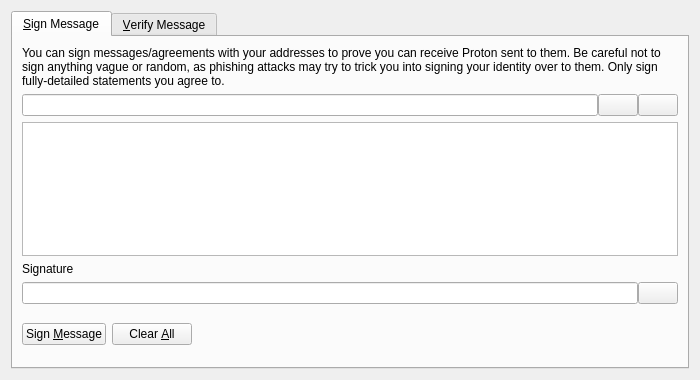
<?xml version="1.0" encoding="UTF-8"?>
<ui version="4.0">
 <class>SignVerifyMessageDialog</class>
 <widget class="QDialog" name="SignVerifyMessageDialog">
  <property name="geometry">
   <rect>
    <x>0</x>
    <y>0</y>
    <width>700</width>
    <height>380</height>
   </rect>
  </property>
  <property name="windowTitle">
   <string>Signatures - Sign / Verify a Message</string>
  </property>
  <property name="modal">
   <bool>true</bool>
  </property>
  <layout class="QVBoxLayout" name="verticalLayout">
   <item>
    <widget class="QTabWidget" name="tabWidget">
     <property name="currentIndex">
      <number>0</number>
     </property>
     <widget class="QWidget" name="tabSignMessage">
      <attribute name="title">
       <string>&amp;Sign Message</string>
      </attribute>
      <layout class="QVBoxLayout" name="verticalLayout_SM">
       <item>
        <widget class="QLabel" name="infoLabel_SM">
         <property name="text">
          <string>You can sign messages/agreements with your addresses to prove you can receive Proton sent to them. Be careful not to sign anything vague or random, as phishing attacks may try to trick you into signing your identity over to them. Only sign fully-detailed statements you agree to.</string>
         </property>
         <property name="textFormat">
          <enum>Qt::PlainText</enum>
         </property>
         <property name="wordWrap">
          <bool>true</bool>
         </property>
        </widget>
       </item>
       <item>
        <layout class="QHBoxLayout" name="horizontalLayout_1_SM">
         <property name="spacing">
          <number>0</number>
         </property>
         <item>
          <widget class="QValidatedLineEdit" name="addressIn_SM">
           <property name="toolTip">
            <string>The Proton address to sign the message with</string>
           </property>
          </widget>
         </item>
         <item>
          <widget class="QPushButton" name="addressBookButton_SM">
           <property name="toolTip">
            <string>Choose previously used address</string>
           </property>
           <property name="text">
            <string/>
           </property>
           <property name="shortcut">
            <string>Alt+A</string>
           </property>
           <property name="autoDefault">
            <bool>false</bool>
           </property>
          </widget>
         </item>
         <item>
          <widget class="QPushButton" name="pasteButton_SM">
           <property name="toolTip">
            <string>Paste address from clipboard</string>
           </property>
           <property name="text">
            <string/>
           </property>
           <property name="shortcut">
            <string>Alt+P</string>
           </property>
           <property name="autoDefault">
            <bool>false</bool>
           </property>
          </widget>
         </item>
        </layout>
       </item>
       <item>
        <widget class="QPlainTextEdit" name="messageIn_SM">
         <property name="toolTip">
          <string>Enter the message you want to sign here</string>
         </property>
        </widget>
       </item>
       <item>
        <widget class="QLabel" name="signatureLabel_SM">
         <property name="text">
          <string>Signature</string>
         </property>
         <property name="textFormat">
          <enum>Qt::PlainText</enum>
         </property>
        </widget>
       </item>
       <item>
        <layout class="QHBoxLayout" name="horizontalLayout_2_SM">
         <property name="spacing">
          <number>0</number>
         </property>
         <item>
          <widget class="QLineEdit" name="signatureOut_SM">
           <property name="font">
            <font>
             <italic>true</italic>
            </font>
           </property>
           <property name="readOnly">
            <bool>true</bool>
           </property>
          </widget>
         </item>
         <item>
          <widget class="QPushButton" name="copySignatureButton_SM">
           <property name="toolTip">
            <string>Copy the current signature to the system clipboard</string>
           </property>
           <property name="text">
            <string/>
           </property>
           <property name="autoDefault">
            <bool>false</bool>
           </property>
          </widget>
         </item>
        </layout>
       </item>
       <item>
        <layout class="QHBoxLayout" name="horizontalLayout_3_SM">
         <item>
          <widget class="QPushButton" name="signMessageButton_SM">
           <property name="toolTip">
            <string>Sign the message to prove you own this Proton address</string>
           </property>
           <property name="text">
            <string>Sign &amp;Message</string>
           </property>
           <property name="autoDefault">
            <bool>false</bool>
           </property>
          </widget>
         </item>
         <item>
          <widget class="QPushButton" name="clearButton_SM">
           <property name="toolTip">
            <string>Reset all sign message fields</string>
           </property>
           <property name="text">
            <string>Clear &amp;All</string>
           </property>
           <property name="autoDefault">
            <bool>false</bool>
           </property>
          </widget>
         </item>
         <item>
          <spacer name="horizontalSpacer_1_SM">
           <property name="orientation">
            <enum>Qt::Horizontal</enum>
           </property>
           <property name="sizeHint" stdset="0">
            <size>
             <width>40</width>
             <height>48</height>
            </size>
           </property>
          </spacer>
         </item>
         <item>
          <widget class="QLabel" name="statusLabel_SM">
           <property name="font">
            <font>
             <weight>75</weight>
             <bold>true</bold>
            </font>
           </property>
           <property name="text">
            <string/>
           </property>
           <property name="wordWrap">
            <bool>true</bool>
           </property>
          </widget>
         </item>
         <item>
          <spacer name="horizontalSpacer_2_SM">
           <property name="orientation">
            <enum>Qt::Horizontal</enum>
           </property>
           <property name="sizeHint" stdset="0">
            <size>
             <width>40</width>
             <height>48</height>
            </size>
           </property>
          </spacer>
         </item>
        </layout>
       </item>
      </layout>
     </widget>
     <widget class="QWidget" name="tabVerifyMessage">
      <attribute name="title">
       <string>&amp;Verify Message</string>
      </attribute>
      <layout class="QVBoxLayout" name="verticalLayout_VM">
       <item>
        <widget class="QLabel" name="infoLabel_VM">
         <property name="text">
          <string>Enter the receiver's address, message (ensure you copy line breaks, spaces, tabs, etc. exactly) and signature below to verify the message. Be careful not to read more into the signature than what is in the signed message itself, to avoid being tricked by a man-in-the-middle attack. Note that this only proves the signing party receives with the address, it cannot prove sendership of any transaction!</string>
         </property>
         <property name="textFormat">
          <enum>Qt::PlainText</enum>
         </property>
         <property name="alignment">
          <set>Qt::AlignLeading|Qt::AlignLeft|Qt::AlignTop</set>
         </property>
         <property name="wordWrap">
          <bool>true</bool>
         </property>
        </widget>
       </item>
       <item>
        <layout class="QHBoxLayout" name="horizontalLayout_1_VM">
         <property name="spacing">
          <number>0</number>
         </property>
         <item>
          <widget class="QValidatedLineEdit" name="addressIn_VM">
           <property name="toolTip">
            <string>The Proton address the message was signed with</string>
           </property>
          </widget>
         </item>
         <item>
          <widget class="QPushButton" name="addressBookButton_VM">
           <property name="toolTip">
            <string>Choose previously used address</string>
           </property>
           <property name="text">
            <string/>
           </property>
           <property name="shortcut">
            <string>Alt+A</string>
           </property>
           <property name="autoDefault">
            <bool>false</bool>
           </property>
          </widget>
         </item>
        </layout>
       </item>
       <item>
        <widget class="QPlainTextEdit" name="messageIn_VM"/>
       </item>
       <item>
        <widget class="QValidatedLineEdit" name="signatureIn_VM"/>
       </item>
       <item>
        <layout class="QHBoxLayout" name="horizontalLayout_2_VM">
         <item>
          <widget class="QPushButton" name="verifyMessageButton_VM">
           <property name="toolTip">
            <string>Verify the message to ensure it was signed with the specified Proton address</string>
           </property>
           <property name="text">
            <string>Verify &amp;Message</string>
           </property>
           <property name="autoDefault">
            <bool>false</bool>
           </property>
          </widget>
         </item>
         <item>
          <widget class="QPushButton" name="clearButton_VM">
           <property name="toolTip">
            <string>Reset all verify message fields</string>
           </property>
           <property name="text">
            <string>Clear &amp;All</string>
           </property>
           <property name="autoDefault">
            <bool>false</bool>
           </property>
          </widget>
         </item>
         <item>
          <spacer name="horizontalSpacer_1_VM">
           <property name="orientation">
            <enum>Qt::Horizontal</enum>
           </property>
           <property name="sizeHint" stdset="0">
            <size>
             <width>40</width>
             <height>48</height>
            </size>
           </property>
          </spacer>
         </item>
         <item>
          <widget class="QLabel" name="statusLabel_VM">
           <property name="font">
            <font>
             <weight>75</weight>
             <bold>true</bold>
            </font>
           </property>
           <property name="text">
            <string/>
           </property>
           <property name="wordWrap">
            <bool>true</bool>
           </property>
          </widget>
         </item>
         <item>
          <spacer name="horizontalSpacer_2_VM">
           <property name="orientation">
            <enum>Qt::Horizontal</enum>
           </property>
           <property name="sizeHint" stdset="0">
            <size>
             <width>40</width>
             <height>48</height>
            </size>
           </property>
          </spacer>
         </item>
        </layout>
       </item>
      </layout>
     </widget>
    </widget>
   </item>
  </layout>
 </widget>
 <customwidgets>
  <customwidget>
   <class>QValidatedLineEdit</class>
   <extends>QLineEdit</extends>
   <header>qvalidatedlineedit.h</header>
  </customwidget>
 </customwidgets>
 <resources>
  <include location="../phase.qrc"/>
 </resources>
 <connections/>
</ui>
